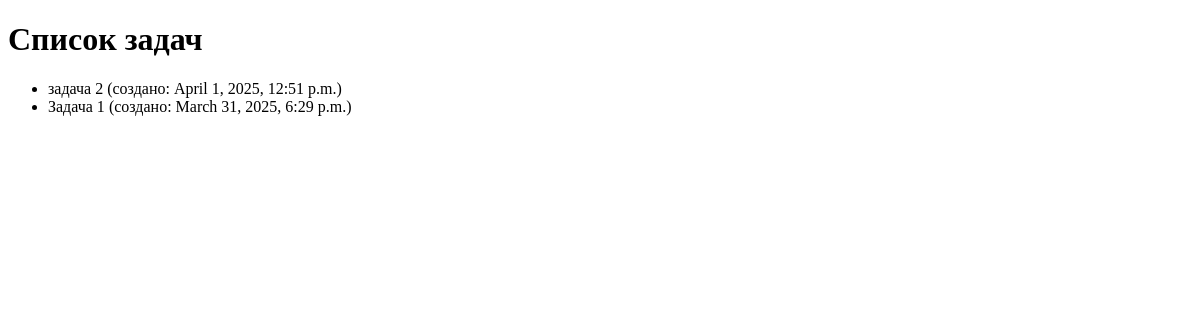
/tasks/, run on an earlier commit of the app's database.
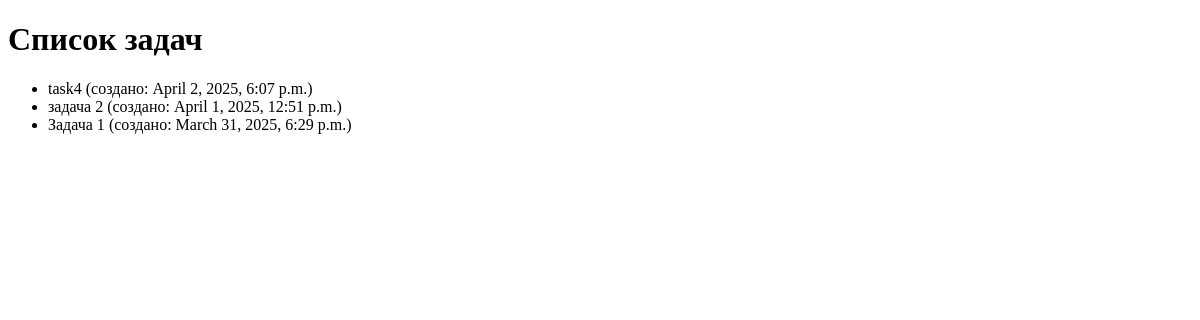
And on a later commit of the database.
### tasks/models.py (models this page shows)
class Task(models.Model):
    STATUS_CHOICES = [
        ('pending', 'В ожидании'),
        ('in_progress', 'В процессе'),
        ('completed', 'Завершено'),
    ]
    title = models.CharField(max_length=200)
    description = models.TextField()
    assignee = models.ForeignKey(User, on_delete=models.CASCADE)
    status = models.CharField(max_length=20, choices=STATUS_CHOICES, default='pending')
    created_at = models.DateTimeField(auto_now_add=True)
    completed_at = models.DateTimeField(null=True, blank=True)

### tasks/views.py (the view)
# urls.py: path('', TaskView.as_view(), name='task_list'),
class TaskView(View):
    def get (self, request):
        tasks = Task.objects.all().order_by('-created_at')
        return render(request, 'tasks/task_list.html', {'tasks': tasks})

### tasks/templates/tasks/task_list.html (shortened to what this page needs)
<!DOCTYPE html>
<html lang="en">
<head>
</head>
<body>
    <h1>Список задач</h1>
    <ul>
        {% for task in tasks %}
            <li>{{ task.title }} (создано: {{ task.created_at }})</li>
        {% empty %}
            <li>Нет задач для отображения.</li>
        {% endfor %}
    </ul>
</body>
</html>

What changed in the data, as far as the page shows it:
added Task: title "task4", created_at "April 2, 2025, 6:07 p.m."
